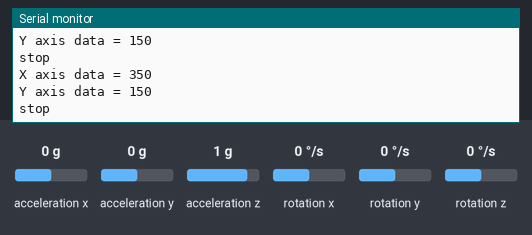
Recording of a sketch running on a simulated Arduino Uno, built with avr-gcc and run on an emulated ATmega328P. Parts: the last lines printed to the serial monitor. Inputs (shaded band) come from the test bench; at power-on: acceleration x 0 g, acceleration y 0 g, acceleration z 1 g, rotation x 0 °/s, rotation y 0 °/s, rotation z 0 °/s. No radio packets arrive unless stated.

Above: at 1.2 s.
1.3 s: acceleration x set to -1.4 g
At 1.34 s:
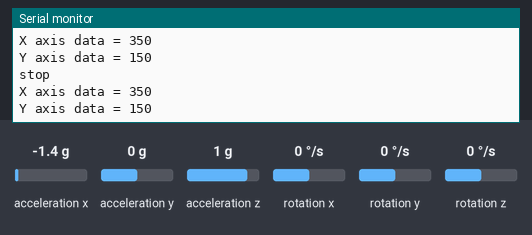
3.4 s: acceleration y set to -1.4 g
At 3.69 s:
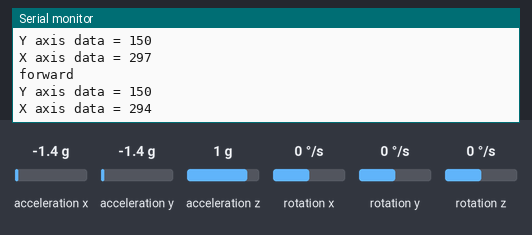
5.8 s: acceleration x set to 0.8 g
At 5.82 s:
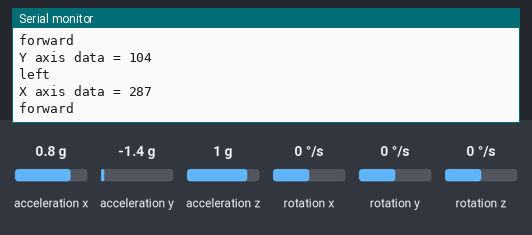
8.8 s: acceleration y set to 0.8 g
At 8.87 s:
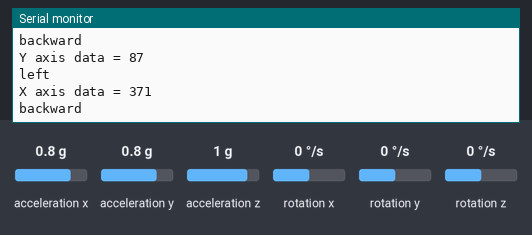
Timing chart, 0 to 11.8 s (numbered marks = the images above; inputs shaded):
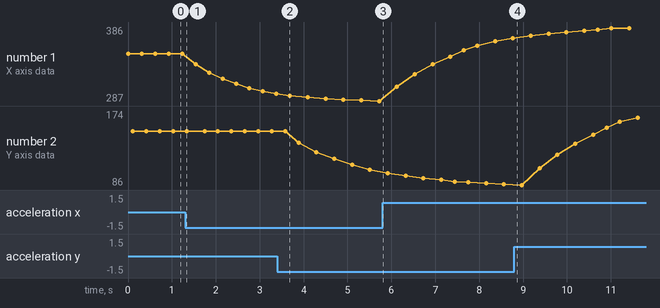

The sketch:

transmiter.ino
```cpp
#include <SPI.h>        //SPI library for communicate with the nRF24L01+
#include <RF24.h>       //The main library of the nRF24L01+
#include <Wire.h>       //For communicate
#include <MPU6050.h>    //The main library of the MPU6050
#include <I2Cdev.h>     //For communicate with MPU6050

// Define the object to access and control the Gyro and Accelerometer
MPU6050 mpu;
int16_t ax, ay, az;
int16_t gx, gy, gz;

// Variables for smoothed acceleration data
float smoothed_ax = 0, smoothed_ay = 0;
const float alpha = 0.2; // Smoothing factor (0 < alpha < 1, lower means more smoothing)

// Define packet for the direction (X axis and Y axis)
int data[2];

// Define object from RF24 library - 8 and 9 are digital pin numbers to which signals CE and CSN are connected
RF24 radio(8,9);

// Create a pipe address for the communication
const uint64_t pipe = 0xE8E8F0F0E1LL;

// To slow down the rate of serial print out
int delay_time = 100;

void setup(void) {
  Serial.begin(9600);
  Wire.begin();                  // Start I2C for MPU6050
  mpu.initialize();              // Initialize the MPU object
  radio.begin();                 // Start the nRF24 communication
  radio.openWritingPipe(pipe);   // Sets the address of the receiver to which the program will send data
}

void loop(void) {
  // Get acceleration and gyro values
  mpu.getMotion6(&ax, &ay, &az, &gx, &gy, &gz);

  // Apply exponential moving average to smooth acceleration data
  smoothed_ax = (alpha * ax) + ((1 - alpha) * smoothed_ax);
  smoothed_ay = (alpha * ay) + ((1 - alpha) * smoothed_ay);

  // Map smoothed data to usable ranges for the receiver
  data[0] = map(smoothed_ax, -17000, 17000, 300, 400); // Send X axis data (forward/backward)
  data[1] = map(smoothed_ay, -17000, 17000, 100, 200); // Send Y axis data (left/right)

  // Send the 2-element int array over the air
  radio.write(data, sizeof(data));

  // Serial output for debugging
  Serial.print("X axis data = ");
  Serial.println(data[0]);
  delay(delay_time);

  if (data[0] < 340) {
    Serial.println("forward");
    Serial.println();
    delay(delay_time);
  }
  if (data[0] > 360) {
    Serial.println("backward");
    Serial.println();
    delay(delay_time);
  }

  Serial.print("Y axis data = ");
  Serial.println(data[1]);
  delay(delay_time);

  if (data[1] > 160) {
    Serial.println("right");
    Serial.println();
    delay(delay_time);
  }
  if (data[1] < 140) {
    Serial.println("left");
    Serial.println();
    delay(delay_time);
  }

  if (data[0] > 340 && data[0] < 360 && data[1] > 140 && data[1] < 160) {
    Serial.println("stop");
    Serial.println();
    delay(delay_time);
  }
}
```

Measured:
- plotted number 1: 350 → 297 after the input at 1.3 s, 287 → 371 after the input at 5.8 s
- plotted number 2: 150 → 104 after the input at 3.4 s, 87 → 174 after the input at 8.8 s
